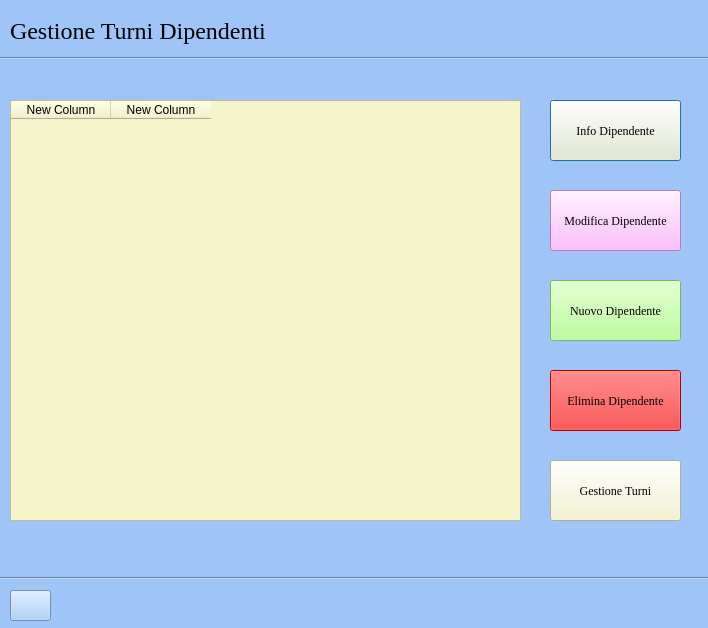
<?xml version="1.0" encoding="UTF-8"?>
<ui version="4.0">
 <class>Dialog</class>
 <widget class="QDialog" name="Dialog">
  <property name="geometry">
   <rect>
    <x>0</x>
    <y>0</y>
    <width>708</width>
    <height>628</height>
   </rect>
  </property>
  <property name="windowTitle">
   <string>Dialog</string>
  </property>
  <property name="styleSheet">
   <string notr="true">background-color: rgb(159, 197, 248);</string>
  </property>
  <widget class="QTableWidget" name="tabella_gest_turn_dip">
   <property name="geometry">
    <rect>
     <x>10</x>
     <y>100</y>
     <width>511</width>
     <height>421</height>
    </rect>
   </property>
   <property name="font">
    <font>
     <family>Georgia</family>
    </font>
   </property>
   <property name="styleSheet">
    <string notr="true">background-color: rgb(245, 243, 201);</string>
   </property>
   <column>
    <property name="text">
     <string>New Column</string>
    </property>
   </column>
   <column>
    <property name="text">
     <string>New Column</string>
    </property>
   </column>
  </widget>
  <widget class="Line" name="line_sotto">
   <property name="geometry">
    <rect>
     <x>0</x>
     <y>570</y>
     <width>791</width>
     <height>16</height>
    </rect>
   </property>
   <property name="orientation">
    <enum>Qt::Horizontal</enum>
   </property>
  </widget>
  <widget class="Line" name="line_sopra">
   <property name="geometry">
    <rect>
     <x>-10</x>
     <y>50</y>
     <width>791</width>
     <height>16</height>
    </rect>
   </property>
   <property name="orientation">
    <enum>Qt::Horizontal</enum>
   </property>
  </widget>
  <widget class="QPushButton" name="bt_info_dipend">
   <property name="geometry">
    <rect>
     <x>550</x>
     <y>100</y>
     <width>131</width>
     <height>61</height>
    </rect>
   </property>
   <property name="font">
    <font>
     <family>Georgia</family>
    </font>
   </property>
   <property name="styleSheet">
    <string notr="true">background-color: rgb(245, 243, 201);</string>
   </property>
   <property name="text">
    <string>Info Dipendente</string>
   </property>
  </widget>
  <widget class="QLabel" name="lbl_titolo_gtd">
   <property name="geometry">
    <rect>
     <x>10</x>
     <y>10</y>
     <width>361</width>
     <height>41</height>
    </rect>
   </property>
   <property name="font">
    <font>
     <family>Georgia</family>
     <pointsize>18</pointsize>
    </font>
   </property>
   <property name="text">
    <string>Gestione Turni Dipendenti</string>
   </property>
  </widget>
  <widget class="QPushButton" name="bt_modifica_dipend">
   <property name="geometry">
    <rect>
     <x>550</x>
     <y>190</y>
     <width>131</width>
     <height>61</height>
    </rect>
   </property>
   <property name="font">
    <font>
     <family>Georgia</family>
    </font>
   </property>
   <property name="styleSheet">
    <string notr="true">
background-color: rgb(255, 170, 255);</string>
   </property>
   <property name="text">
    <string>Modifica Dipendente</string>
   </property>
  </widget>
  <widget class="QPushButton" name="bt_new_dipendente">
   <property name="geometry">
    <rect>
     <x>550</x>
     <y>280</y>
     <width>131</width>
     <height>61</height>
    </rect>
   </property>
   <property name="font">
    <font>
     <family>Georgia</family>
    </font>
   </property>
   <property name="styleSheet">
    <string notr="true">
background-color: rgb(170, 255, 127);</string>
   </property>
   <property name="text">
    <string>Nuovo Dipendente</string>
   </property>
  </widget>
  <widget class="QPushButton" name="bt_elimina_dipend">
   <property name="geometry">
    <rect>
     <x>550</x>
     <y>370</y>
     <width>131</width>
     <height>61</height>
    </rect>
   </property>
   <property name="font">
    <font>
     <family>Georgia</family>
    </font>
   </property>
   <property name="styleSheet">
    <string notr="true">background-color: rgb(255, 0, 0);</string>
   </property>
   <property name="text">
    <string>Elimina Dipendente</string>
   </property>
  </widget>
  <widget class="QPushButton" name="bt_gestione_turni">
   <property name="geometry">
    <rect>
     <x>550</x>
     <y>460</y>
     <width>131</width>
     <height>61</height>
    </rect>
   </property>
   <property name="font">
    <font>
     <family>Georgia</family>
    </font>
   </property>
   <property name="styleSheet">
    <string notr="true">background-color: rgb(245, 243, 201);</string>
   </property>
   <property name="text">
    <string>Gestione Turni</string>
   </property>
  </widget>
  <widget class="QPushButton" name="bt_back">
   <property name="geometry">
    <rect>
     <x>10</x>
     <y>590</y>
     <width>41</width>
     <height>31</height>
    </rect>
   </property>
   <property name="styleSheet">
    <string notr="true">image: url(:/Icone/Icone/feather/arrow-left.svg);</string>
   </property>
   <property name="text">
    <string/>
   </property>
  </widget>
 </widget>
 <resources>
  <include location="Risorse/Icons.qrc"/>
 </resources>
 <connections/>
</ui>
